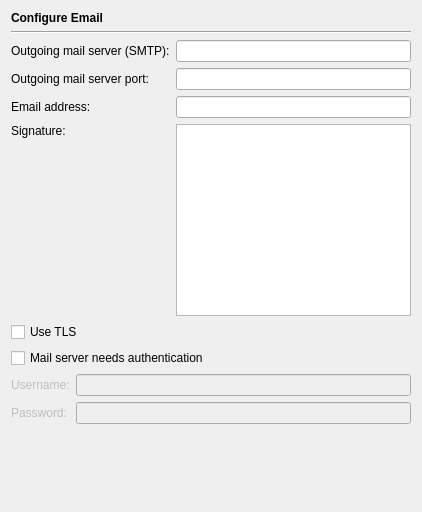
<?xml version="1.0" encoding="UTF-8"?>
<ui version="4.0">
 <class>EmailPage</class>
 <widget class="QWidget" name="EmailPage">
  <property name="geometry">
   <rect>
    <x>0</x>
    <y>0</y>
    <width>422</width>
    <height>512</height>
   </rect>
  </property>
  <layout class="QVBoxLayout" name="verticalLayout">
   <item>
    <widget class="QLabel" name="headerLabel">
     <property name="text">
      <string>&lt;b&gt;Configure Email&lt;/b&gt;</string>
     </property>
    </widget>
   </item>
   <item>
    <widget class="Line" name="line16">
     <property name="frameShape">
      <enum>QFrame::HLine</enum>
     </property>
     <property name="frameShadow">
      <enum>QFrame::Sunken</enum>
     </property>
     <property name="orientation">
      <enum>Qt::Horizontal</enum>
     </property>
    </widget>
   </item>
   <item>
    <layout class="QGridLayout" name="gridLayout_2">
     <item row="0" column="0">
      <widget class="QLabel" name="textLabel2_2">
       <property name="text">
        <string>Outgoing mail server (SMTP):</string>
       </property>
      </widget>
     </item>
     <item row="0" column="1">
      <widget class="QLineEdit" name="mailServerEdit">
       <property name="toolTip">
        <string>Enter the address of your mail server</string>
       </property>
      </widget>
     </item>
     <item row="1" column="0">
      <widget class="QLabel" name="label">
       <property name="text">
        <string>Outgoing mail server port:</string>
       </property>
      </widget>
     </item>
     <item row="1" column="1">
      <widget class="QLineEdit" name="portEdit">
       <property name="toolTip">
        <string>Enter the port of the mail server</string>
       </property>
       <property name="inputMask">
        <string/>
       </property>
      </widget>
     </item>
     <item row="2" column="0">
      <widget class="QLabel" name="textLabel1_5">
       <property name="text">
        <string>Email address:</string>
       </property>
      </widget>
     </item>
     <item row="2" column="1">
      <widget class="QLineEdit" name="emailEdit">
       <property name="toolTip">
        <string>Enter your email address</string>
       </property>
      </widget>
     </item>
     <item row="3" column="0">
      <widget class="QLabel" name="textLabel1_6">
       <property name="text">
        <string>Signature:</string>
       </property>
       <property name="alignment">
        <set>Qt::AlignTop</set>
       </property>
      </widget>
     </item>
     <item row="3" column="1">
      <widget class="QTextEdit" name="signatureEdit">
       <property name="toolTip">
        <string>Enter your email signature</string>
       </property>
       <property name="acceptRichText">
        <bool>false</bool>
       </property>
      </widget>
     </item>
    </layout>
   </item>
   <item>
    <widget class="QCheckBox" name="useTlsCheckBox">
     <property name="toolTip">
      <string>Select to use TLS</string>
     </property>
     <property name="text">
      <string>Use TLS</string>
     </property>
    </widget>
   </item>
   <item>
    <widget class="QCheckBox" name="mailAuthenticationCheckBox">
     <property name="toolTip">
      <string>Select to authenticatate against the mail server</string>
     </property>
     <property name="text">
      <string>Mail server needs authentication</string>
     </property>
    </widget>
   </item>
   <item>
    <layout class="QGridLayout" name="gridLayout">
     <item row="0" column="0">
      <widget class="QLabel" name="textLabel1_15">
       <property name="enabled">
        <bool>false</bool>
       </property>
       <property name="text">
        <string>Username:</string>
       </property>
      </widget>
     </item>
     <item row="0" column="1">
      <widget class="QLineEdit" name="mailUserEdit">
       <property name="enabled">
        <bool>false</bool>
       </property>
       <property name="toolTip">
        <string>Enter your mail server username</string>
       </property>
      </widget>
     </item>
     <item row="1" column="0">
      <widget class="QLabel" name="textLabel2_7">
       <property name="enabled">
        <bool>false</bool>
       </property>
       <property name="text">
        <string>Password:</string>
       </property>
      </widget>
     </item>
     <item row="1" column="1">
      <widget class="QLineEdit" name="mailPasswordEdit">
       <property name="enabled">
        <bool>false</bool>
       </property>
       <property name="toolTip">
        <string>Enter your password for accessing the mail server</string>
       </property>
       <property name="echoMode">
        <enum>QLineEdit::Password</enum>
       </property>
      </widget>
     </item>
    </layout>
   </item>
   <item>
    <spacer>
     <property name="orientation">
      <enum>Qt::Vertical</enum>
     </property>
     <property name="sizeHint" stdset="0">
      <size>
       <width>20</width>
       <height>40</height>
      </size>
     </property>
    </spacer>
   </item>
  </layout>
 </widget>
 <tabstops>
  <tabstop>mailServerEdit</tabstop>
  <tabstop>portEdit</tabstop>
  <tabstop>emailEdit</tabstop>
  <tabstop>signatureEdit</tabstop>
  <tabstop>useTlsCheckBox</tabstop>
  <tabstop>mailAuthenticationCheckBox</tabstop>
  <tabstop>mailUserEdit</tabstop>
  <tabstop>mailPasswordEdit</tabstop>
 </tabstops>
 <resources/>
 <connections>
  <connection>
   <sender>mailAuthenticationCheckBox</sender>
   <signal>toggled(bool)</signal>
   <receiver>textLabel1_15</receiver>
   <slot>setEnabled(bool)</slot>
   <hints>
    <hint type="sourcelabel">
     <x>35</x>
     <y>292</y>
    </hint>
    <hint type="destinationlabel">
     <x>44</x>
     <y>316</y>
    </hint>
   </hints>
  </connection>
  <connection>
   <sender>mailAuthenticationCheckBox</sender>
   <signal>toggled(bool)</signal>
   <receiver>textLabel2_7</receiver>
   <slot>setEnabled(bool)</slot>
   <hints>
    <hint type="sourcelabel">
     <x>70</x>
     <y>289</y>
    </hint>
    <hint type="destinationlabel">
     <x>11</x>
     <y>343</y>
    </hint>
   </hints>
  </connection>
  <connection>
   <sender>mailAuthenticationCheckBox</sender>
   <signal>toggled(bool)</signal>
   <receiver>mailUserEdit</receiver>
   <slot>setEnabled(bool)</slot>
   <hints>
    <hint type="sourcelabel">
     <x>101</x>
     <y>288</y>
    </hint>
    <hint type="destinationlabel">
     <x>122</x>
     <y>316</y>
    </hint>
   </hints>
  </connection>
  <connection>
   <sender>mailAuthenticationCheckBox</sender>
   <signal>toggled(bool)</signal>
   <receiver>mailPasswordEdit</receiver>
   <slot>setEnabled(bool)</slot>
   <hints>
    <hint type="sourcelabel">
     <x>172</x>
     <y>290</y>
    </hint>
    <hint type="destinationlabel">
     <x>172</x>
     <y>346</y>
    </hint>
   </hints>
  </connection>
 </connections>
</ui>
